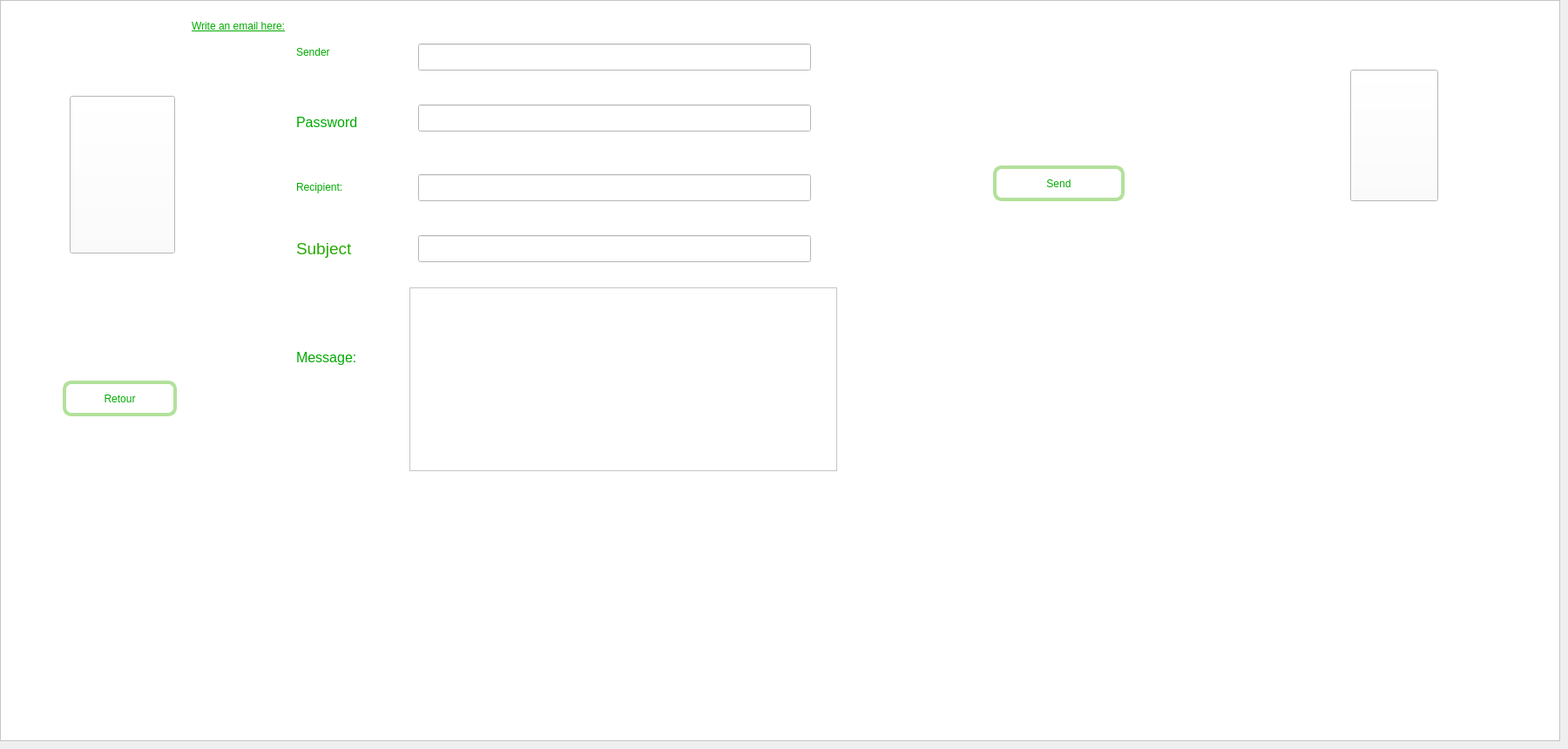
    <widget class="QWidget" name="page_5">
     <widget class="QFrame" name="frame_11">
      <property name="geometry">
       <rect>
        <x>0</x>
        <y>0</y>
        <width>1791</width>
        <height>851</height>
       </rect>
      </property>
      <property name="styleSheet">
       <string notr="true">background-color: rgb(255, 255, 255);</string>
      </property>
      <property name="frameShape">
       <enum>QFrame::StyledPanel</enum>
      </property>
      <property name="frameShadow">
       <enum>QFrame::Raised</enum>
      </property>
      <widget class="QLineEdit" name="username">
       <property name="geometry">
        <rect>
         <x>480</x>
         <y>50</y>
         <width>451</width>
         <height>31</height>
        </rect>
       </property>
       <property name="styleSheet">
        <string notr="true">background-color: rgb(255, 255, 255);
color: rgb(0, 170, 0);</string>
       </property>
      </widget>
      <widget class="QLabel" name="label_56">
       <property name="geometry">
        <rect>
         <x>340</x>
         <y>50</y>
         <width>121</width>
         <height>21</height>
        </rect>
       </property>
       <property name="styleSheet">
        <string notr="true">font: 12pt &quot;Centaur&quot;;
color: rgb(0, 170, 0);</string>
       </property>
       <property name="text">
        <string>&lt;html&gt;&lt;head/&gt;&lt;body&gt;&lt;p&gt;Sender&lt;/p&gt;&lt;/body&gt;&lt;/html&gt;</string>
       </property>
      </widget>
      <widget class="QLabel" name="label_57">
       <property name="geometry">
        <rect>
         <x>220</x>
         <y>10</y>
         <width>241</width>
         <height>41</height>
        </rect>
       </property>
       <property name="styleSheet">
        <string notr="true">font: 12pt &quot;Centaur&quot;;
color: rgb(0, 170, 0);</string>
       </property>
       <property name="text">
        <string>&lt;html&gt;&lt;head/&gt;&lt;body&gt;&lt;p&gt;&lt;span style=&quot; text-decoration: underline;&quot;&gt;Write an email here:&lt;/span&gt;&lt;/p&gt;&lt;/body&gt;&lt;/html&gt;</string>
       </property>
      </widget>
      <widget class="QLineEdit" name="password">
       <property name="geometry">
        <rect>
         <x>480</x>
         <y>120</y>
         <width>451</width>
         <height>31</height>
        </rect>
       </property>
       <property name="styleSheet">
        <string notr="true">background-color: rgb(255, 255, 255);</string>
       </property>
      </widget>
      <widget class="QLabel" name="label_58">
       <property name="geometry">
        <rect>
         <x>340</x>
         <y>130</y>
         <width>111</width>
         <height>21</height>
        </rect>
       </property>
       <property name="styleSheet">
        <string notr="true">font: 12pt &quot;Centaur&quot;;
color: rgb(0, 170, 0);</string>
       </property>
       <property name="text">
        <string>&lt;html&gt;&lt;head/&gt;&lt;body&gt;&lt;p&gt;&lt;span style=&quot; font-size:12pt;&quot;&gt;Password&lt;/span&gt;&lt;/p&gt;&lt;/body&gt;&lt;/html&gt;</string>
       </property>
      </widget>
      <widget class="QLineEdit" name="rcpt">
       <property name="geometry">
        <rect>
         <x>480</x>
         <y>200</y>
         <width>451</width>
         <height>31</height>
        </rect>
       </property>
       <property name="styleSheet">
        <string notr="true">background-color: rgb(255, 255, 255);</string>
       </property>
      </widget>
      <widget class="QLabel" name="label_59">
       <property name="geometry">
        <rect>
         <x>340</x>
         <y>200</y>
         <width>111</width>
         <height>31</height>
        </rect>
       </property>
       <property name="styleSheet">
        <string notr="true">font: 12pt &quot;Centaur&quot;;
color: rgb(0, 170, 0);</string>
       </property>
       <property name="text">
        <string>&lt;html&gt;&lt;head/&gt;&lt;body&gt;&lt;p&gt;Recipient:&lt;/p&gt;&lt;/body&gt;&lt;/html&gt;</string>
       </property>
      </widget>
      <widget class="QLineEdit" name="subject">
       <property name="geometry">
        <rect>
         <x>480</x>
         <y>270</y>
         <width>451</width>
         <height>31</height>
        </rect>
       </property>
       <property name="styleSheet">
        <string notr="true">background-color: rgb(255, 255, 255);</string>
       </property>
      </widget>
      <widget class="QLabel" name="label_60">
       <property name="geometry">
        <rect>
         <x>340</x>
         <y>260</y>
         <width>101</width>
         <height>51</height>
        </rect>
       </property>
       <property name="styleSheet">
        <string notr="true">font: 12pt &quot;Centaur&quot;;
color: rgb(41, 170, 5);</string>
       </property>
       <property name="text">
        <string>&lt;html&gt;&lt;head/&gt;&lt;body&gt;&lt;p&gt;&lt;span style=&quot; font-size:14pt;&quot;&gt;Subject&lt;/span&gt;&lt;/p&gt;&lt;/body&gt;&lt;/html&gt;</string>
       </property>
      </widget>
      <widget class="QTextEdit" name="msg">
       <property name="geometry">
        <rect>
         <x>470</x>
         <y>330</y>
         <width>491</width>
         <height>211</height>
        </rect>
       </property>
       <property name="styleSheet">
        <string notr="true">background-color: rgb(255, 255, 255);
border-color: rgb(0, 170, 0);</string>
       </property>
      </widget>
      <widget class="QPushButton" name="pb_send">
       <property name="geometry">
        <rect>
         <x>1140</x>
         <y>190</y>
         <width>151</width>
         <height>41</height>
        </rect>
       </property>
       <property name="styleSheet">
        <string notr="true">font: 12pt &quot;Centaur&quot;;
color: rgb(0, 170, 0);
border-radius: 10px;
border: 4px solid rgb(178, 225, 155);
</string>
       </property>
       <property name="text">
        <string>Send</string>
       </property>
       <property name="icon">
        <iconset>
         <normaloff>:/send_4173285.png</normaloff>:/send_4173285.png</iconset>
       </property>
      </widget>
      <widget class="QLabel" name="label_61">
       <property name="geometry">
        <rect>
         <x>340</x>
         <y>390</y>
         <width>111</width>
         <height>41</height>
        </rect>
       </property>
       <property name="styleSheet">
        <string notr="true">font: 12pt &quot;Centaur&quot;;
color: rgb(0, 170, 0);</string>
       </property>
       <property name="text">
        <string>&lt;html&gt;&lt;head/&gt;&lt;body&gt;&lt;p&gt;&lt;span style=&quot; font-size:12pt;&quot;&gt;Message:&lt;/span&gt;&lt;/p&gt;&lt;/body&gt;&lt;/html&gt;</string>
       </property>
      </widget>
      <widget class="QPushButton" name="pb_retourclient">
       <property name="geometry">
        <rect>
         <x>72</x>
         <y>437</y>
         <width>131</width>
         <height>41</height>
        </rect>
       </property>
       <property name="styleSheet">
        <string notr="true">font: 12pt &quot;Centaur&quot;;
color: rgb(0, 170, 0);
border-radius: 10px;
border: 4px solid rgb(178, 225, 155);</string>
       </property>
       <property name="text">
        <string>Retour</string>
       </property>
      </widget>
      <widget class="QPushButton" name="pushButton_3">
       <property name="geometry">
        <rect>
         <x>80</x>
         <y>110</y>
         <width>121</width>
         <height>181</height>
        </rect>
       </property>
       <property name="styleSheet">
        <string notr="true">image: url(:/logo ....png);
border-image: url(:/logo ....png);</string>
       </property>
       <property name="text">
        <string/>
       </property>
       <property name="iconSize">
        <size>
         <width>20</width>
         <height>20</height>
        </size>
       </property>
      </widget>
      <widget class="QPushButton" name="pushButton_8">
       <property name="geometry">
        <rect>
         <x>1550</x>
         <y>80</y>
         <width>101</width>
         <height>151</height>
        </rect>
       </property>
       <property name="styleSheet">
        <string notr="true">image: url(:/logo ....png);
border-image: url(:/logo ....png);</string>
       </property>
       <property name="text">
        <string/>
       </property>
      </widget>
     </widget>
    </widget>
